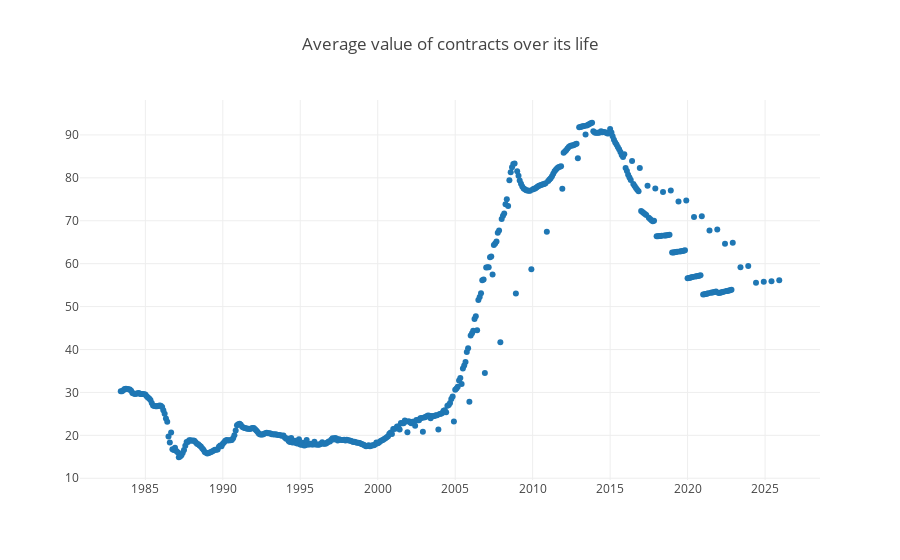

Notebook source saved alongside this figure:
### Code cell
df_yearly_contract_month = df_query.groupby(('contract_year', 'contract_month')).mean().reset_index()
df = df_yearly_contract_month

# x entries are values going to be in the format YYYY-MM so plotly knows how to read them
f = lambda x: '{}-{:02d}'.format(x[0], x[1])
x = df[['contract_year', 'contract_month']].apply(f, axis=1)
title = 'Average value of contracts over its life'
plot([Scatter(x=x, y=df['open'], mode='markers')], title, interactive=False)

### Figure 1 — Plotly figure (JSON) as saved in the notebook; plotly's stock layout.template omitted (floating-point values rounded to 4 significant figures; data arrays with more than 128 entries replaced by an {"elided": "..."} marker saying what was removed)
{"data": [{"hoverinfo": "skip", "mode": "markers", "type": "scatter", "x": {"elided": "481 str values"}, "y": {"elided": "481 float values"}}], "layout": {"legend": {"orientation": "h"}, "title": "Average value of contracts over its life", "xaxis": {"fixedrange": true}, "yaxis": {"fixedrange": true}}}
